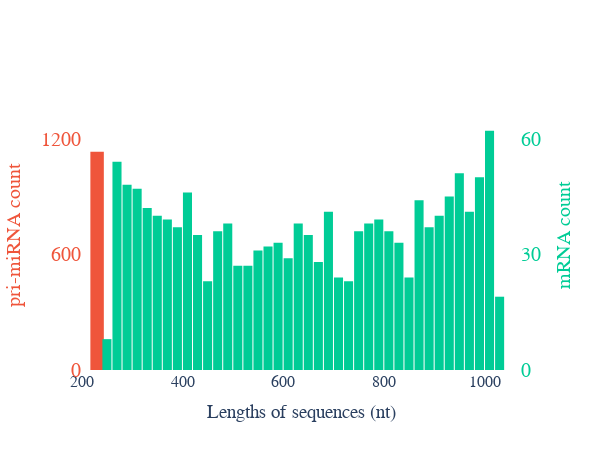

The code cell stored with this chart in its notebook:
### Code cell
from rouskinhf import get_dataset

fig = go.Figure()
# fig = make_subplots(rows=1, cols=1,
#                     specs=[[{"secondary_y": True}]])

# grey
pri_color = '#EF553B'
mRNA_color = '#00CC96'

data = get_dataset('pri_miRNA')
data = pd.DataFrame(data).T
fig.add_trace(go.Histogram(x=data['sequence'].str.len(), nbinsx=50, 
                            marker_color=pri_color, opacity=1, name='pri-miRNA', yaxis="y", marker=dict(line=dict(width=13, color=pri_color))))


data = get_dataset('human_mRNA')
data = pd.DataFrame(data).T
fig.add_trace(go.Histogram(x=data['sequence'].str.len(), nbinsx=50, 
                         marker_color=mRNA_color, opacity=1, name='mRNA', yaxis="y2"))



max_y2 = 70
max_y1 = 1400
nticks = 3

fig.update_layout(
    yaxis_title='probability',
    xaxis_title='Lengths of sequences (nt)',
    xaxis=dict(range=[200, 1070]),  # Set x-axis range
    template='plotly_white',
    bargap=0.1,
    font_family='helvetica light', 
    font_size=16,
    width=600,
    height=450,
    showlegend=True,
    # remove lines 
    yaxis_showgrid=False,
    yaxis=dict(
        title="pri-miRNA count",
        titlefont=dict(
            color=pri_color,
            family='helvetica light',
            size=20,
        ),
        tickvals=[0, 600, 1200],
        tickfont=dict(
            color=pri_color,
            size=20
        ),
        range = [0, max_y1],
    ),
    yaxis2=dict(
        title="mRNA count",
        titlefont=dict(
            color=mRNA_color,
            family='helvetica light',
            size=20,
        ),
        tickfont=dict(
            color=mRNA_color,
            size=20
        ),
        tickvals=[0, 30, 60],
        anchor="free",
        overlaying="y",
        side="right",
        position=1,
        range = [0, max_y2],
    ),
)

# remove gridlines
fig.update_yaxes(showgrid=False, zeroline=False)

# hide legend
fig.update_layout(showlegend=False)

# to pdf
import plotly.io as pio
pio.write_image(fig, 'images/a_length_distribution.pdf')

fig.show()

### Figure 1 — Plotly figure (JSON) as saved in the notebook; plotly's stock layout.template omitted (floating-point values rounded to 4 significant figures; data arrays with more than 128 entries replaced by an {"elided": "..."} marker saying what was removed)
{"data": [{"marker": {"color": "#EF553B", "line": {"color": "#EF553B", "width": 13}}, "name": "pri-miRNA", "nbinsx": 50, "opacity": 1, "type": "histogram", "x": {"elided": "1098 int values"}, "yaxis": "y"}, {"marker": {"color": "#00CC96"}, "name": "mRNA", "nbinsx": 50, "opacity": 1, "type": "histogram", "x": {"elided": "1456 int values"}, "yaxis": "y2"}], "layout": {"bargap": 0.1, "font": {"family": "helvetica light", "size": 16}, "height": 450, "showlegend": false, "width": 600, "xaxis": {"range": [200, 1070], "title": {"text": "Lengths of sequences (nt)"}}, "yaxis": {"range": [0, 1400], "showgrid": false, "tickfont": {"color": "#EF553B", "size": 20}, "tickvals": [0, 600, 1200], "title": {"font": {"color": "#EF553B", "family": "helvetica light", "size": 20}, "text": "pri-miRNA count"}, "zeroline": false}, "yaxis2": {"anchor": "free", "overlaying": "y", "position": 1, "range": [0, 70], "showgrid": false, "side": "right", "tickfont": {"color": "#00CC96", "size": 20}, "tickvals": [0, 30, 60], "title": {"font": {"color": "#00CC96", "family": "helvetica light", "size": 20}, "text": "mRNA count"}, "zeroline": false}}}
